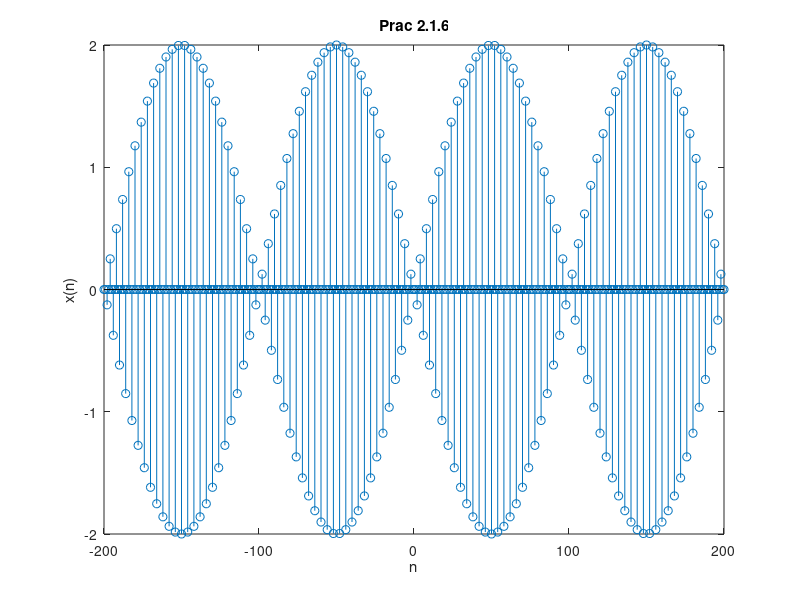

Write MATLAB code to recreate this figure.
n = -200:200;
x = 2 * sin(0.01 * pi * n) .* cos(0.5 * pi * n);

stem(n, x); title('Prac 2.1.6'); xlabel('n'); ylabel('x(n)');
